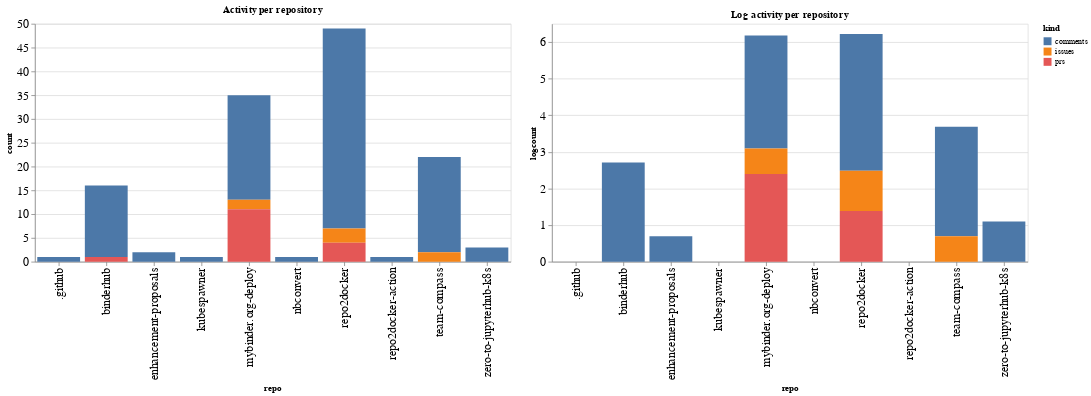

The code cell stored with this chart in its notebook:
### Code cell
ch1 = alt.Chart(repo_summaries, width=600, title="Activity per repository").mark_bar().encode(
    x='repo',
    y='count',
    color='kind',
    tooltip="kind"
)

ch2 = alt.Chart(repo_summaries, width=600, title="Log activity per repository").mark_bar().encode(
    x='repo',
    y='logcount',
    color='kind',
    tooltip="kind"
)

ch1 | ch2

### Figure 1 — Vega-Lite specification as saved in the notebook (floating-point values rounded to 4 significant figures)
{"config": {"axisLeft": {"labelFontSize": 15}, "axisBottom": {"labelFontSize": 15}}, "hconcat": [{"mark": "bar", "encoding": {"color": {"type": "nominal", "field": "kind"}, "tooltip": {"type": "nominal", "field": "kind"}, "x": {"type": "nominal", "field": "repo"}, "y": {"type": "quantitative", "field": "count"}}, "title": "Activity per repository", "width": 600}, {"mark": "bar", "encoding": {"color": {"type": "nominal", "field": "kind"}, "tooltip": {"type": "nominal", "field": "kind"}, "x": {"type": "nominal", "field": "repo"}, "y": {"type": "quantitative", "field": "logcount"}}, "title": "Log activity per repository", "width": 600}], "data": {"name": "data-7f4386d400e3dd04d6072e1253b287fd"}, "$schema": "https://vega.github.io/schema/vega-lite/v4.8.1.json", "datasets": {"data-7f4386d400e3dd04d6072e1253b287fd": [{"repo": ".github", "kind": "comments", "count": 1, "logcount": 0.0}, {"repo": "binderhub", "kind": "comments", "count": 15, "logcount": 2.708}, {"repo": "binderhub", "kind": "prs", "count": 1, "logcount": 0.0}, {"repo": "enhancement-proposals", "kind": "comments", "count": 2, "logcount": 0.6931}, {"repo": "kubespawner", "kind": "comments", "count": 1, "logcount": 0.0}, {"repo": "mybinder.org-deploy", "kind": "comments", "count": 22, "logcount": 3.091}, {"repo": "mybinder.org-deploy", "kind": "issues", "count": 2, "logcount": 0.6931}, {"repo": "mybinder.org-deploy", "kind": "prs", "count": 11, "logcount": 2.398}, {"repo": "nbconvert", "kind": "comments", "count": 1, "logcount": 0.0}, {"repo": "repo2docker", "kind": "comments", "count": 42, "logcount": 3.738}, {"repo": "repo2docker", "kind": "issues", "count": 3, "logcount": 1.099}, {"repo": "repo2docker", "kind": "prs", "count": 4, "logcount": 1.386}, {"repo": "repo2docker-action", "kind": "comments", "count": 1, "logcount": 0.0}, {"repo": "team-compass", "kind": "comments", "count": 20, "logcount": 2.996}, {"repo": "team-compass", "kind": "issues", "count": 2, "logcount": 0.6931}, {"repo": "zero-to-jupyterhub-k8s", "kind": "comments", "count": 3, "logcount": 1.099}]}}
